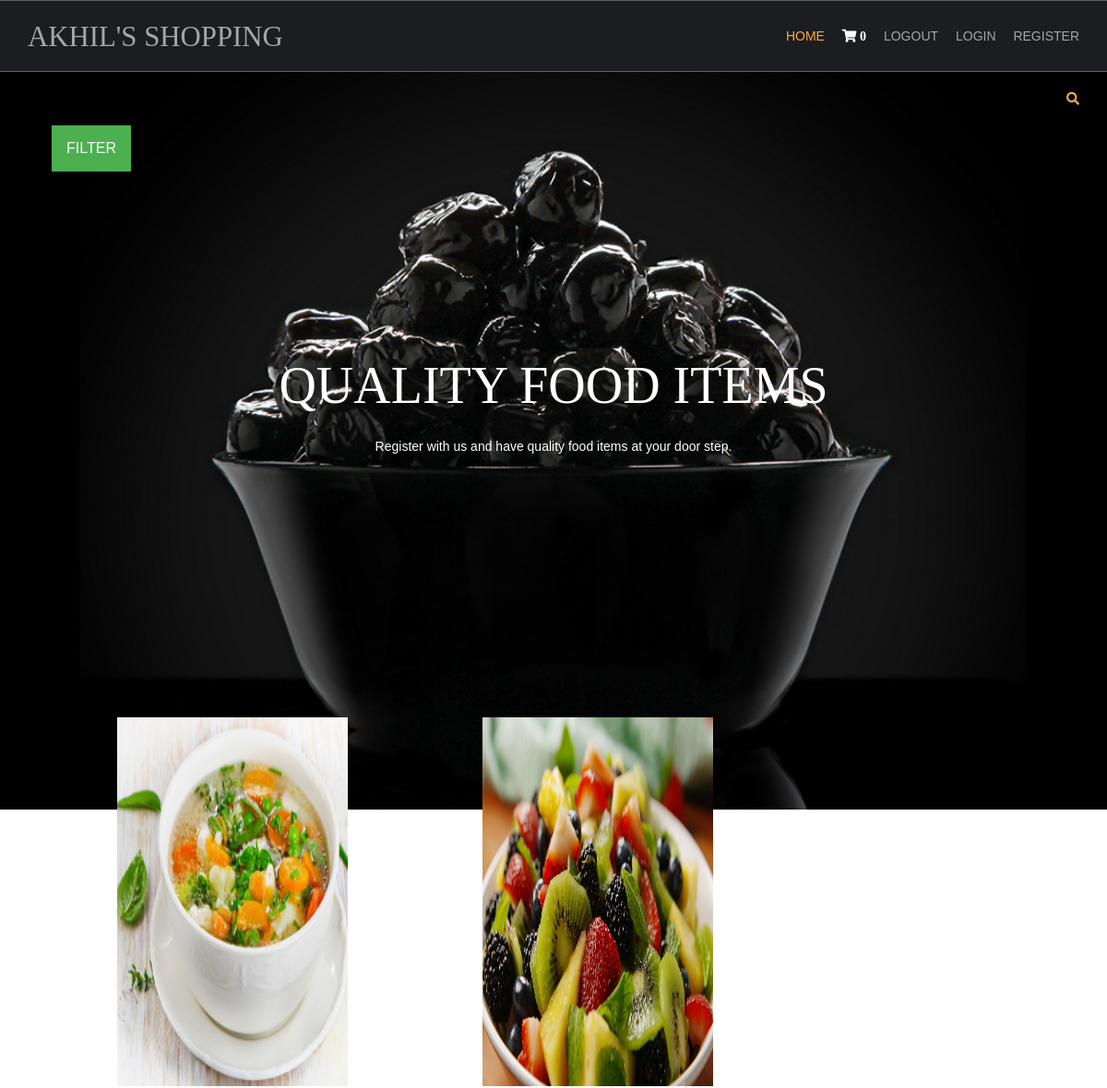
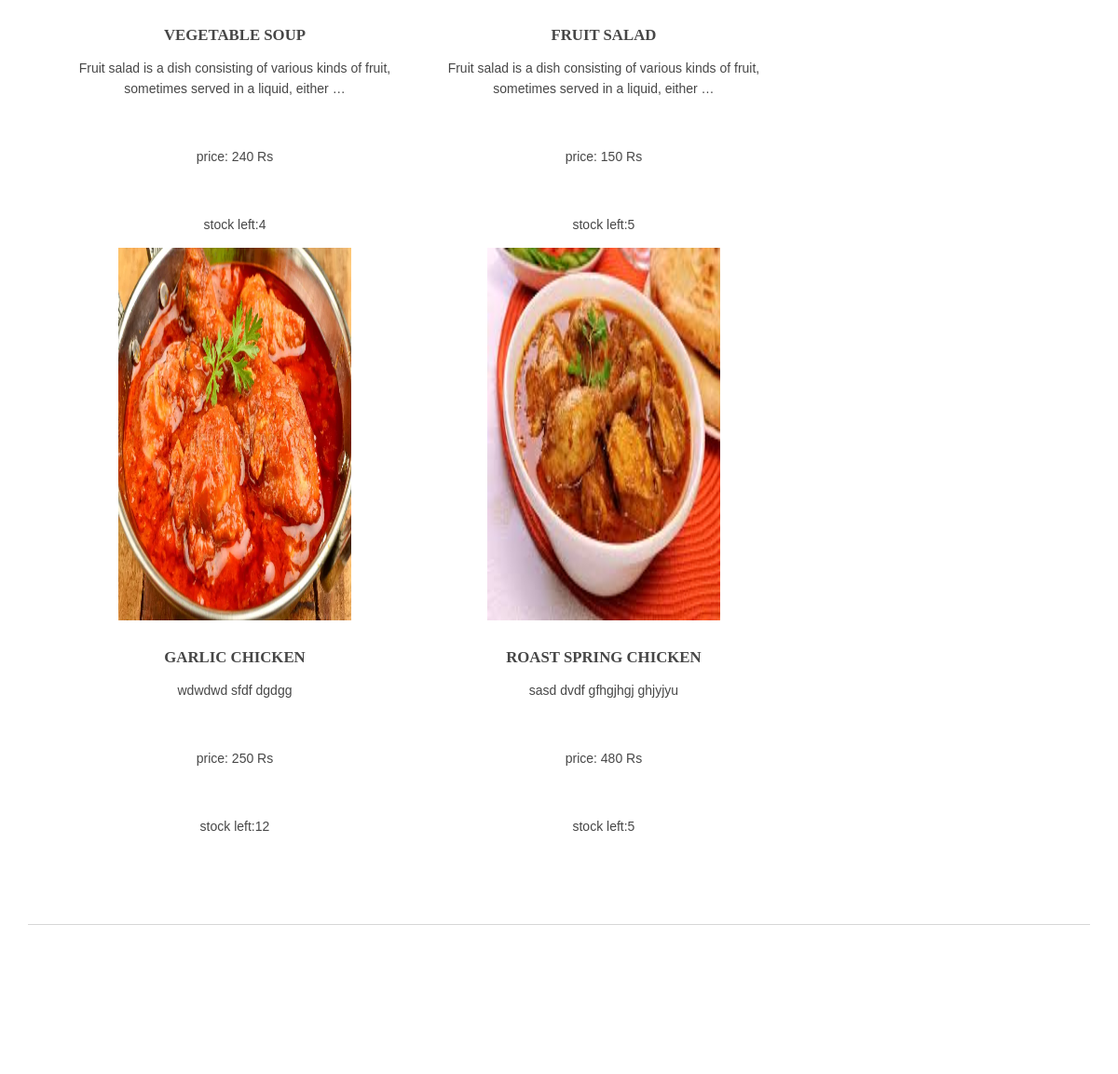
The page / on the database its author committed (2 pictures, top to bottom).
### shop/models.py (models this page shows, shortened)
class products(models.Model):
    name = models.CharField(max_length=150, unique=True)
    slug = models.SlugField(max_length=250, unique=True)
    img=models.ImageField(upload_to='product')
    desc=models.TextField()
    stock=models.IntegerField()
    available=models.BooleanField()
    price = models.IntegerField()
    category=models.ForeignKey(categ,on_delete=models.CASCADE)
    def get_url(self):
        return reverse('details',args=[self.category.slug,self.slug])

### shop/views.py (the view)
# urls.py: 2. Add a URL to urlpatterns:  path('', views.home, name='home')
def home(request, c_slug=None):
    c_page = None
    products_list = None
    if c_slug!= None:
        c_page = get_object_or_404(categ, slug=c_slug)
        products_list = products.objects.filter(category=c_page, available=True)
    else:
        products_list = products.objects.all().filter(available=True)
    cat = categ.objects.all()
    paginator=Paginator(products_list,4)
    try:
        page=int(request.GET.get('page','1'))
    except:
        page=1
    try:
        product=paginator.page(page)
    except (EmptyPage,InvalidPage):
        product=paginator.page(paginator.num_pages)
    return render(request, 'index.html', {'pr': product, 'ct': cat})

### cart/context_processor.py (called while the page is built)
def count(request):
    item_count=0
    if 'admin' in request.path:
        return ()
    else:
        try:
            ct=cartlist.objects.filter(cart_id=c_id(request))
            cti=items.objects.all().filter(cart=ct[:1])
            for c in cti:
                item_count+=c.quan
        except cartlist.DoesNotExist:
            item_count=0
        return dict(itc=item_count)

### cart/views.py (called while the page is built)
def c_id(request):
    ct_id = request.session.session_key
    if not ct_id:
        ct_id = request.session.create()
    return ct_id

### shop/models.py (called while the page is built)
    def get_url(self):
        return reverse('prod_cat',args=[self.slug])

### templates/index.html (shortened to what this page needs)
{% extends 'base.html' %}
{% load static %}
{% block content %}
<html lang="">
<head>
<link href="{% static 'hm/layout/styles/layout.css' %}" rel="stylesheet" type="text/css" media="all">
</head>
<body id="top">
<div class="abcd"style="background-image:url({% static 'hm/images/demo/backgrounds/bg.jpg' %});">
 <div class="wrapper row0">
    <div id="topbar" class="hoc clear">
  <div class="fl_right">
        <ul class="nospace">
          <li id="searchform">
          </li>
        </ul>
     </div>
  </div>
     <div class="dropdown">
  <button class="dropbtn">FILTER</button>
</div>
      </div>
  <div id="pageintro" class="hoc clear">
    <article>
      <h3 class="heading">QUALITY FOOD ITEMS</h3>
      <p>Register with us and have quality food items at your door step.</p>
    </article>
  </div>
</div>
<div class="wrapper row3">
  <main class="hoc container clear">
    <section id="introblocks">
      <ul class="nospace group btmspace-80">
        {% for i in pr.object_list %}
        <li class="one_third">
          <figure><a class="imgover" href={{i.get_url}}><img src="{{i.img.url}}" alt="" style="height: 400;width:250"></a>
            <figcaption>
              <h6 class="heading">{{i.name}}</h6>
              <p>{{i.desc|truncatewords:17}}</p>
              <br>
              <p>price: {{i.price}} Rs</p>
              <br>
              <p>stock left:{{i.stock}}</p>
            </figcaption>
          </figure>
        </li>
        {% endfor %}
      </ul>
    </section>
    <hr class="btmspace-80">
  </main>
</div>
</body>
</html>
{% endblock %}

### templates/base.html (shortened to what this page needs)
{% load static %}
<html lang="">
<head>
<link href="{% static 'hm/layout/styles/layout.css' %}" rel="stylesheet" type="text/css" media="all">
</head>
<body id="top">
  <div class="wrapper row1">
    <header id="header" class="hoc clear">
      <div id="logo" class="fl_left">
        <h1><a href="/">AKHIL'S SHOPPING</a></h1>
      </div>
      <nav id="mainav" class="fl_right">
        <ul class="clear">
          <li class="active"><a href="/">Home</a></li>
          <li><a class="active" href="{% url 'cart:cartDetails' %}"><i class="fa fa-shopping-cart" style="font-size:14px; color:white;">&nbsp;{{itc}}</i></a> </li>
          <li><a class="active" href="#">Logout</a> </li>
          <li><a class="active" href="{% url 'accounts:login' %}">Login</a> </li>
          <li><a class="active" href="{% url 'accounts:register' %}">Register</a> </li>
        </ul>
      </nav>
    </header>
  </div>
{% block content %}
{% endblock %}
</body>
</html>

### static/hm/layout/styles/layout.css (style rules this page uses)
.row1 { border:solid; border-width:1px 0; }
#topbar { padding:20px 0; font-size:.8rem; text-transform:uppercase; }
#topbar ul li { display:inline-block; margin-right:15px; }
#topbar ul li:last-child { margin-right:0; padding-right:0; border-right:none; }
#topbar #searchform { position:relative; line-height:1; z-index:9999; }
#topbar #searchform::after { display:block; height:18px; line-height:18px; padding:0; font-family:"Font Awesome\ 5 Free"; font-weight:900; font-size:1rem; content:"\f002"; }
#topbar #searchform ::placeholder { text-transform:capitalize; }
#header #logo { margin:22px 0 0 0; }
#header #logo h1 { margin:0; padding:0; font-size:2.2rem; text-transform:uppercase; }
#pageintro { padding:200px 0 300px; }
#pageintro article, #pageintro article p { display:block; max-width:75%; margin:0 auto; text-align:center; }
#pageintro article p { max-width:65%; line-height:2rem; }
#pageintro .heading { margin-bottom:20px; font-size:4rem; }
.container { padding:80px 0; }
#introblocks { display:block; position:relative; margin:-180px 0 0 0; z-index:1; text-align:center; }
#introblocks figure figcaption { display:block; padding:30px 0 0 0; text-align:center; }
#introblocks figure figcaption .heading { font-size:1.2rem; font-weight:700; margin-bottom:0; }
*, *::before, *::after { transition:all .3s ease-in-out; }
nav ul, nav ol { margin:0; padding:0; list-style:none; }
#mainav, #breadcrumb, .sidebar nav { line-height:normal; }
#mainav ul { text-transform:uppercase; }
#mainav li { display:inline-block; position:relative; margin:0 15px 0 0; padding:0; }
#mainav li:last-child { margin-right:0; }
#mainav li a { display:block; padding:30px 0; }
body { color:#A5A6AA; background-color:#1C1D21; }
a { color:#FBAB45; }
hr, .borderedbox { border-color:#D7D7D7; }
.imgover, .imgover:hover::after { color:#FFFFFF; }
.row1 { border-color:rgba(255,255,255,.3); }
.row3 { color:#474747; background-color:#FFFFFF; }
#topbar #searchform { color:#FBAB45; }
#header #logo h1 a { color:inherit; }
#pageintro { color:#FFFFFF; }
#mainav li a { color:inherit; }
#mainav .active a, #mainav a:hover, #mainav li:hover > a { color:#FBAB45; background-color:inherit; }
@media screen and (min-width:1140px) { .hoc { max-width:1140px; } }

### static/hm/layout/styles/framework.css (style rules this page uses)
html { overflow-y:scroll; overflow-x:hidden; }
html, body { margin:0; padding:0; font-size:14px; line-height:1.6em; }
*, *::before, *::after { box-sizing:border-box; }
.nospace { margin:0; padding:0; list-style:none; }
.clear, .group { display:block; }
.clear::before, .clear::after, .group::before, .group::after { display:table; content:""; }
.clear, .clear::after, .group, .group::after { clear:both; }
a { outline:none; text-decoration:none; }
.fl_left, .imgl { float:left; }
.fl_right, .imgr { float:right; }
img { width:auto; max-width:100%; height:auto; margin:0; padding:0; border:none; line-height:normal; vertical-align:middle; }
.imgover { display:inline-block; position:relative; max-width:100%; }
.imgover::before, .imgover::after { display:block; position:absolute; content:""; text-align:center; opacity:0; }
.imgover::before { top:0; right:0; bottom:0; left:0; }
.imgover::after { top:50%; left:50%; width:50px; height:50px; line-height:50px; margin:-25px 0 0 -25px; font-family:"Font Awesome\ 5 Free"; font-weight:900; content:"\f067"; font-size:28px; }
body, input, textarea, select { font-family:Verdana, Geneva, sans-serif; }
h1, h2, h3, h4, h5, h6, .heading { font-family:Georgia, "Times New Roman", Times, serif; }
label, input, textarea, select, button { display:block; resize:none; outline:none; color:inherit; font-size:inherit; font-family:inherit; vertical-align:middle; }
::placeholder { opacity:1; }
h1, h2, h3, h4, h5, h6, .heading { margin:0 0 20px 0; font-size:1.4rem; line-height:normal; font-weight:normal; text-transform:uppercase; }
hr { display:block; width:100%; height:1px; border:solid; border-width:1px 0 0 0; }
.wrapper { display:block; position:relative; width:100%; margin:0; padding:0; text-align:left; word-wrap:break-word; }
.hoc { display:block; margin:0 auto; }
address, article, aside, figcaption, figure, footer, header, main, nav, section { display:block; margin:0; padding:0; }
.one_half, .one_third, .two_third, .one_quarter, .two_quarter, .three_quarter { display:inline-block; float:left; margin:0 0 0 4.21052%; list-style:none; }
.one_third { width:30.52631%; }
.btmspace-80 { margin-bottom:80px; }

### rows shown on the page
products: img (picture), name "VEGETABLE SOUP", desc "Fruit salad is a dish consisting of various kinds of fruit, sometimes served in a liquid, either …", price "240", stock "4"
products: img (picture), name "FRUIT SALAD", desc "Fruit salad is a dish consisting of various kinds of fruit, sometimes served in a liquid, either …", price "150", stock "5"
products: img (picture), name "GARLIC CHICKEN", desc "wdwdwd sfdf dgdgg", price "250", stock "12"
products: img (picture), name "ROAST SPRING CHICKEN", desc "sasd dvdf gfhgjhgj ghjyjyu", price "480", stock "5"

### other values the page prints
{{ itc }} "0"
